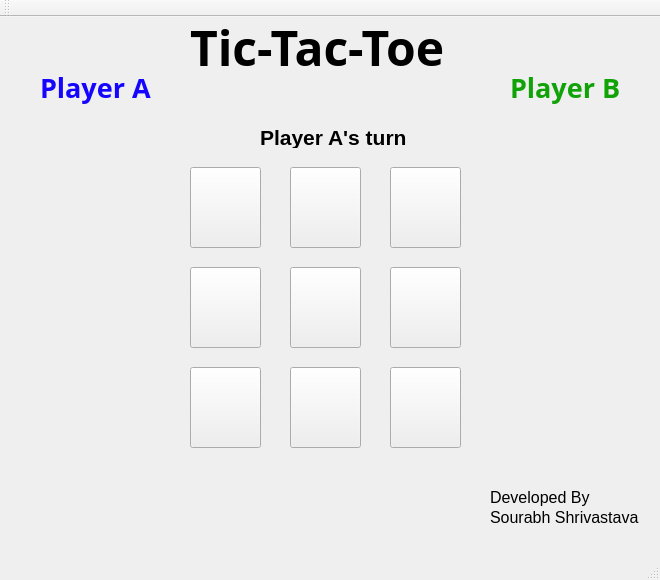
<?xml version="1.0" encoding="UTF-8"?>
<ui version="4.0">
 <class>GameWindow</class>
 <widget class="QMainWindow" name="GameWindow">
  <property name="geometry">
   <rect>
    <x>0</x>
    <y>0</y>
    <width>660</width>
    <height>580</height>
   </rect>
  </property>
  <property name="windowTitle">
   <string>GameWindow</string>
  </property>
  <property name="styleSheet">
   <string notr="true">border-image : none;</string>
  </property>
  <widget class="QWidget" name="centralWidget">
   <widget class="QLabel" name="label_7">
    <property name="geometry">
     <rect>
      <x>260</x>
      <y>110</y>
      <width>171</width>
      <height>21</height>
     </rect>
    </property>
    <property name="font">
     <font>
      <pointsize>16</pointsize>
      <weight>75</weight>
      <bold>true</bold>
     </font>
    </property>
    <property name="styleSheet">
     <string notr="true">border-image : none;
</string>
    </property>
    <property name="text">
     <string>Player A's turn</string>
    </property>
   </widget>
   <widget class="QLabel" name="label">
    <property name="geometry">
     <rect>
      <x>180</x>
      <y>140</y>
      <width>301</width>
      <height>301</height>
     </rect>
    </property>
    <property name="styleSheet">
     <string notr="true">border-image: url(:/Game-resources/Image-files/tic-tac-toe.jpg);</string>
    </property>
    <property name="text">
     <string/>
    </property>
    <property name="pixmap">
     <pixmap>../../git/tic-tac-toe/Tic-tac-toe/image-files/tic-tac-toe.jpg</pixmap>
    </property>
   </widget>
   <widget class="QPushButton" name="pb02">
    <property name="geometry">
     <rect>
      <x>390</x>
      <y>150</y>
      <width>71</width>
      <height>81</height>
     </rect>
    </property>
    <property name="styleSheet">
     <string notr="true">border-image : none;</string>
    </property>
    <property name="text">
     <string/>
    </property>
   </widget>
   <widget class="QPushButton" name="pb11">
    <property name="geometry">
     <rect>
      <x>290</x>
      <y>250</y>
      <width>71</width>
      <height>81</height>
     </rect>
    </property>
    <property name="styleSheet">
     <string notr="true">border-image : none;</string>
    </property>
    <property name="text">
     <string/>
    </property>
   </widget>
   <widget class="QPushButton" name="pb20">
    <property name="geometry">
     <rect>
      <x>190</x>
      <y>350</y>
      <width>71</width>
      <height>81</height>
     </rect>
    </property>
    <property name="styleSheet">
     <string notr="true">border-image : none;</string>
    </property>
    <property name="text">
     <string/>
    </property>
   </widget>
   <widget class="QLabel" name="label_6">
    <property name="geometry">
     <rect>
      <x>510</x>
      <y>50</y>
      <width>121</width>
      <height>41</height>
     </rect>
    </property>
    <property name="font">
     <font>
      <family>Zekton</family>
      <pointsize>20</pointsize>
      <weight>75</weight>
      <italic>false</italic>
      <bold>true</bold>
     </font>
    </property>
    <property name="styleSheet">
     <string notr="true">color : rgb(16, 162, 6);
border-image : none;</string>
    </property>
    <property name="text">
     <string>Player B</string>
    </property>
    <property name="textFormat">
     <enum>Qt::AutoText</enum>
    </property>
   </widget>
   <widget class="QPushButton" name="pb01">
    <property name="geometry">
     <rect>
      <x>290</x>
      <y>150</y>
      <width>71</width>
      <height>81</height>
     </rect>
    </property>
    <property name="styleSheet">
     <string notr="true">border-image : none;</string>
    </property>
    <property name="text">
     <string/>
    </property>
   </widget>
   <widget class="QPushButton" name="pb22">
    <property name="geometry">
     <rect>
      <x>390</x>
      <y>350</y>
      <width>71</width>
      <height>81</height>
     </rect>
    </property>
    <property name="styleSheet">
     <string notr="true">border-image : none;</string>
    </property>
    <property name="text">
     <string/>
    </property>
   </widget>
   <widget class="QLabel" name="label_4">
    <property name="geometry">
     <rect>
      <x>490</x>
      <y>490</y>
      <width>151</width>
      <height>21</height>
     </rect>
    </property>
    <property name="font">
     <font>
      <family>Ubuntu</family>
      <pointsize>12</pointsize>
     </font>
    </property>
    <property name="styleSheet">
     <string notr="true">border-image : none</string>
    </property>
    <property name="text">
     <string>Sourabh Shrivastava</string>
    </property>
   </widget>
   <widget class="QPushButton" name="pb00">
    <property name="geometry">
     <rect>
      <x>190</x>
      <y>150</y>
      <width>71</width>
      <height>81</height>
     </rect>
    </property>
    <property name="styleSheet">
     <string notr="true">border-image : none;</string>
    </property>
    <property name="text">
     <string/>
    </property>
   </widget>
   <widget class="QPushButton" name="pb21">
    <property name="geometry">
     <rect>
      <x>290</x>
      <y>350</y>
      <width>71</width>
      <height>81</height>
     </rect>
    </property>
    <property name="styleSheet">
     <string notr="true">border-image : none;</string>
    </property>
    <property name="text">
     <string/>
    </property>
   </widget>
   <widget class="QPushButton" name="pb12">
    <property name="geometry">
     <rect>
      <x>390</x>
      <y>250</y>
      <width>71</width>
      <height>81</height>
     </rect>
    </property>
    <property name="styleSheet">
     <string notr="true">border-image : none;</string>
    </property>
    <property name="text">
     <string/>
    </property>
   </widget>
   <widget class="QLabel" name="label_2">
    <property name="geometry">
     <rect>
      <x>190</x>
      <y>0</y>
      <width>291</width>
      <height>61</height>
     </rect>
    </property>
    <property name="font">
     <font>
      <family>Zekton</family>
      <pointsize>36</pointsize>
      <weight>75</weight>
      <italic>false</italic>
      <bold>true</bold>
      <underline>false</underline>
     </font>
    </property>
    <property name="styleSheet">
     <string notr="true">border-image : none;</string>
    </property>
    <property name="text">
     <string>Tic-Tac-Toe</string>
    </property>
   </widget>
   <widget class="QLabel" name="label_3">
    <property name="geometry">
     <rect>
      <x>490</x>
      <y>470</y>
      <width>101</width>
      <height>21</height>
     </rect>
    </property>
    <property name="font">
     <font>
      <family>Ubuntu</family>
      <pointsize>12</pointsize>
     </font>
    </property>
    <property name="styleSheet">
     <string notr="true">border-image : none</string>
    </property>
    <property name="text">
     <string>Developed By:</string>
    </property>
   </widget>
   <widget class="QLabel" name="label_5">
    <property name="geometry">
     <rect>
      <x>40</x>
      <y>50</y>
      <width>121</width>
      <height>41</height>
     </rect>
    </property>
    <property name="font">
     <font>
      <family>Zekton</family>
      <pointsize>20</pointsize>
      <weight>75</weight>
      <italic>false</italic>
      <bold>true</bold>
     </font>
    </property>
    <property name="mouseTracking">
     <bool>false</bool>
    </property>
    <property name="styleSheet">
     <string notr="true">color : rgb(21, 5, 255);
background-color : none;
border-image : none</string>
    </property>
    <property name="text">
     <string>Player A</string>
    </property>
    <property name="textFormat">
     <enum>Qt::AutoText</enum>
    </property>
   </widget>
   <widget class="QPushButton" name="pb10">
    <property name="geometry">
     <rect>
      <x>190</x>
      <y>250</y>
      <width>71</width>
      <height>81</height>
     </rect>
    </property>
    <property name="styleSheet">
     <string notr="true">border-image : none;</string>
    </property>
    <property name="text">
     <string/>
    </property>
   </widget>
  </widget>
  <widget class="QMenuBar" name="menuBar">
   <property name="geometry">
    <rect>
     <x>0</x>
     <y>0</y>
     <width>660</width>
     <height>25</height>
    </rect>
   </property>
  </widget>
  <widget class="QToolBar" name="mainToolBar">
   <attribute name="toolBarArea">
    <enum>TopToolBarArea</enum>
   </attribute>
   <attribute name="toolBarBreak">
    <bool>false</bool>
   </attribute>
  </widget>
  <widget class="QStatusBar" name="statusBar"/>
 </widget>
 <layoutdefault spacing="6" margin="11"/>
 <resources/>
 <connections/>
</ui>
